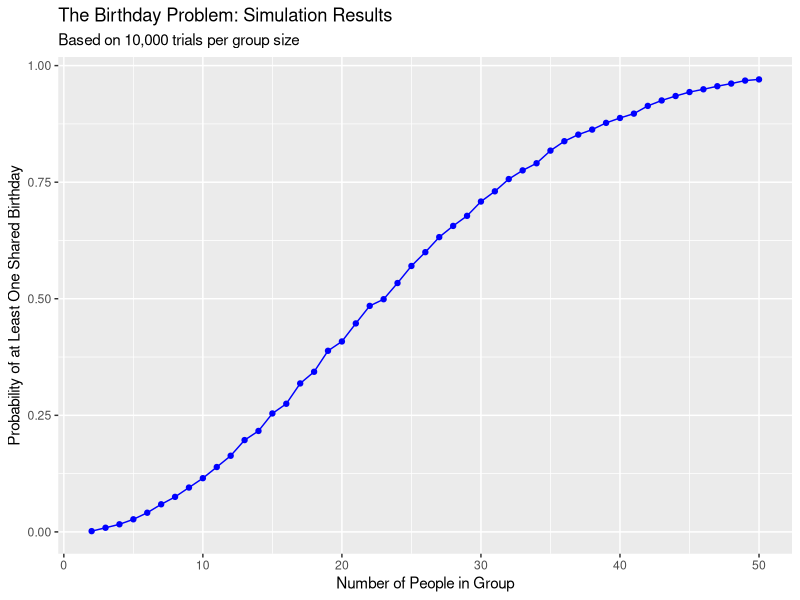

This chart was generated by the following R code:
## ---- chunk 1
library(tidyverse)
## ---- chunk 2
#n: number of people in the group
#return true if at least two people share a birthday, false otherwise

birthday_match = function(n) {
  #randomly drawing n birthdays from 1 to 365
  birthdays = sample(1:365, size = n, replace = TRUE) 
  
  return(any(duplicated(birthdays)))
}

## ---- chunk 3
simulation_results = data.frame(
  group_size = 2:50,
  probability = numeric(length(group_size)) #initialize column of zeros
)
## ---- chunk 4
for (i in 1:nrow(simulation_results)) {

  n = simulation_results$group_size[i] #getting group size n for the current row
  trials = replicate(10000, birthday_match(n)) 
  simulation_results$probability[i] = mean(trials) #calculating probability by finding the mean
}
## ---- chunk 5
ggplot(simulation_results, aes(x = group_size, y = probability)) +
  geom_line(color = "blue") +
  geom_point(color = "blue") +
  labs(
    title = "The Birthday Problem: Simulation Results",
    subtitle = paste("Based on 10,000 trials per group size"),
    x = "Number of People in Group",
    y = "Probability of at Least One Shared Birthday"
  )
